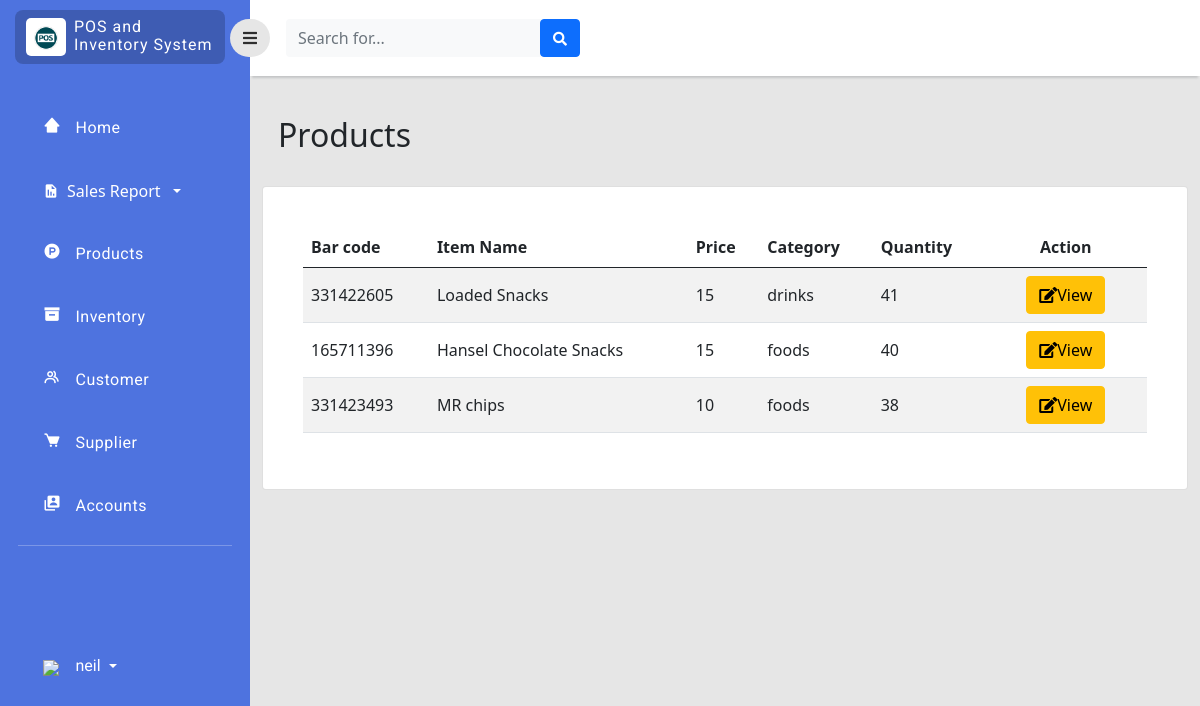
Page /php/product.php (signed in) on the earlier database version.
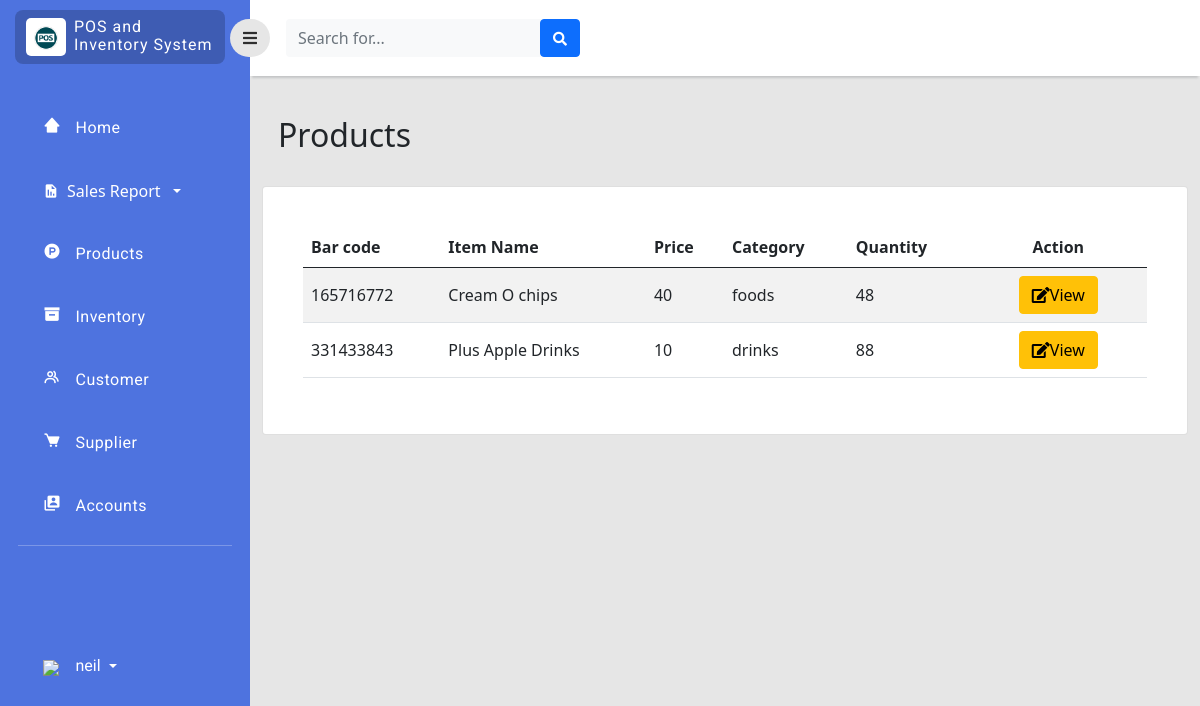
Same page on the later database version.
### tables this page shows
CREATE TABLE `inventory` (
  `item_id` bigint(11) NOT NULL,
  `bar_code` bigint(11) NOT NULL,
  `item_name` varchar(255) NOT NULL,
  `quantity` int(11) NOT NULL,
  `price` double NOT NULL,
  `orignal_price` double NOT NULL,
  `profit` double NOT NULL,
  `on_hand` int(11) NOT NULL,
  `category_id` int(11) NOT NULL,
  `supplier_id` int(11) NOT NULL,
  `stock_in` date NOT NULL,
  `date_expired` date NOT NULL
);

CREATE TABLE `category` (
  `category_id` int(11) NOT NULL,
  `category_name` enum('foods','drinks') NOT NULL
);

### php/product.php (the view, shortened to what this page needs)
<?php
include 'connection.php';
?>
<!doctype html>
<html lang="en">
  <head>
    <link href="https://cdn.jsdelivr.net/npm/bootstrap@5.0.2/dist/css/bootstrap.min.css" rel="stylesheet"
>
    <link rel="stylesheet" type="text/css" href="../style/dash.css">
    <link
      href="https://cdnjs.cloudflare.com/ajax/libs/font-awesome/5.15.1/css/all.min.css"
      rel="stylesheet"
    />
    <link href='https://unpkg.com/boxicons@2.1.2/css/boxicons.min.css' rel='stylesheet'>
    </head>
    <body>
    <div class="page">
        <div class="sidebar">
            <div class="sidebar-header">
                <div class="sidebar-logo-container">
                    <div class="logo-container">
                        <img class="logo-sidebar" src="../image/logo.png" />
                    </div>
                    <div class="sys-name-container mt-2">
                        <p class="sys-name">
                            POS and <br>
                            <span class="brand-subname">
                            Inventory System
                            </span>
                        </p>
                    </div>
                </div>
            </div>
            <div class="sidebar-body">
                <ul class="navigation-list">
                    <li class="navigation-list-item">
                        <a class="navigation-link" href="dashboard.php">
                            <div class="row">
                                <div class="col-2">
                                    <i class='bx bxs-home-alt-2'></i>
                                </div>
                                <div class="col-9">
                                    Home
                                </div>
                            </div>
                        </a>
                    </li>
                    <li class="navigation-list-item">
                        <a href="#submenu1" data-bs-toggle="collapse" class="d-flex align-items-center text-white text-decoration-none dropdown-toggle" >
                            <i class='bx bxs-report bi'></i><span class="mx-2 text-white">Sales Report</span></a>
                    </li>
                    <li class="navigation-list-item">
                        <a class="navigation-link" href="product.php">
                            <div class="row">
                                <div class="col-2">
                                    <i class='bx bxl-product-hunt' ></i>
                                </div>
                                <div class="col-9">
                                    Products
                                </div>
                            </div>
                        </a>
                    </li>
                     <li class="navigation-list-item">
                        <a class="navigation-link" href="inventory.php">
                            <div class="row">
                                <div class="col-2">
                                    <i class='bx bxs-box'></i>
                                </div>
                                <div class="col-9">
                                    Inventory
                                </div>
                            </div>
                        </a>
                    </li>
                    <li class="navigation-list-item">
                        <a class="navigation-link" href="customer.php">
                            <div class="row">
                                <div class="col-2">
                                    <i class='bx bx-group'></i>
                                </div>
                                <div class="col-9">
                                    Customer
                                </div>
                            </div>
                        </a>
                    </li>
                    <li class="navigation-list-item">
                        <a class="navigation-link" href="supplier.php">
                            <div class="row">
                                <div class="col-2">
                                    <i class='bx bxs-cart' ></i>
                                </div>
                                <div class="col-9">
                                    Supplier
                                </div>
                            </div>
                        </a>
                    </li>
                    <li class="navigation-list-item">
                        <a class="navigation-link" href="user_manager.php">
                            <div class="row">
                                <div class="col-2">
                                    <i class='bx bxs-user-account'></i>
                                </div>
                                <div class="col-9">
                                    Accounts
                                </div>
                            </div>
                        </a>
                    </li>
                    <hr style="color:rgb(255, 255, 255);margin-top:10px;">
                     <li class="navigation-list-item" style="margin-top: 45%;">
                        <div class="dropdown pb-1">
                            <a href="#" class="d-flex align-items-center text-white text-decoration-none dropdown-toggle" id="dropdownUser1" data-bs-toggle="dropdown" aria-expanded="false">
                                <div class="col-2">
                                    <img src="../image/user_35px.png" />
                                </div>
                                <span class="d-none d-sm-inline mx-1"><?php echo $_SESSION["username"];  ?></span>
                            </a>
                        </div>
                    </li>
                </ul>
            </div>
        </div>
        <div class="content">
            <div class="navigationBar">
                <button id="sidebarToggle" class="btn sidebarToggle">
                    <i class="fas fa-bars"></i>
                </button>
                <form class="d-none d-sm-inline-block form-inline mr-auto ml-md-3 my-2 my-md-0 mw-100 navbar-search ms-3">
                    <div class="input-group">
                        <input type="text" class="form-control bg-light border-0 small" placeholder="Search for..."aria-label="Search" aria-describedby="basic-addon2"id="SearchMo" onkeyup="myFunction()">
                        <div class="input-group-append">
                            <button class="btn btn-primary" type="button">
                                <i class="fas fa-search fa-sm"></i>
                            </button>
                        </div>
                    </div>
                </form>
            </div>
            <div class="col py-3 d-flex justify-content-center overflow-auto">
                <div class="container-fluid">
                    <div class="row">
                        <div class="col">
                            <br>
                            <h2 class="text-dark text-start ps-3">Products</h2><br>
                        </div>
                    </div>
                    <div class="row">
                        <div class="col ">
                            <div class="card">
                                <div class="card-body rounded-3 m-4 table-responsive-lg">
                                    <table class="table table-striped align-middle" id="ProductTab">
                                        <thead>
                                            <tr>
                                                <th scope="col">Bar code</th>
                                                <th scope="col">Item Name</th>
                                                <th scope="col">Price</th>
                                                <th scope="col">Category</th>
                                                <th scope="col">Quantity</th>
                                                <th scope="col" style="text-align: center;">Action</th>
                                            </tr>
                                        </thead>
                                        <tbody>
                                            <?php
                                            $query_run = mysqli_query($con,"SELECT * FROM inventory");
                                            $sql_run = mysqli_query($con,"SELECT * FROM category,inventory WHERE(category.category_id=inventory.category_id)");
                                            $sup_run = mysqli_query($con,"SELECT * FROM supplier,inventory WHERE(supplier.supplier_id=inventory.supplier_id)");
                                            while ($row=mysqli_fetch_assoc($query_run) AND $rows=mysqli_fetch_assoc($sql_run) AND $crows=mysqli_fetch_assoc($sup_run)) { ?>
                                                <tr>
                                                    <td><?php echo $row['bar_code'];  ?></td>
                                                    <td><?php echo $row['item_name'];  ?></td>
                                                    <td><?php echo $row['price'];  ?></td>
                                                    <td><?php echo $rows['category_name'];  ?></td>
                                                    <td><?php echo $row['quantity'];  ?></td>
                                                    <td>
                                                        <div class="d-flex flex-row justify-content-center">
                                                            <button class="btn btn-warning editbtn mx-3" data-toggle="modal" type="button"><i class="fas fa-edit" data-toggle="tooltip" title="edit"></i>View</button>
                                                    </td>
                                                </tr>
                                            <?php }  ?>
                                        </tbody>
                                    </table>
                                </div>
                            </div>
                        </div>
                    </div>
                </div>
            </div>
        </div>
    </div>
</body>
</html>

### style/dash.css (style rules this page uses)
body { background-color: #e6e6e6; }
.page .sidebar { background: rgb(78, 115, 223); position: fixed; top: 0; left: 0; width: 250px; height: 100vh; overflow-y: auto; overflow-x: hidden; transition: all 0.3s ease; }
.page .content { margin-left: 250px; transition: all 0.3s ease; }
.navigationBar { background-color: white; height: 50px; display: flex; padding: 38px 0px; align-items: center; box-shadow: 0 4px 2px -2px #c5c6c7; }
.sidebarToggle { font-size: 16px; color: rgb(0, 0, 0, 0.8); margin-left: -20px; z-index: 999; border-radius: 50px; background-color: #e6e6e6; transition: all 0.3s ease; outline: none!important; box-shadow: none!important; }
.sidebar-header { padding: 10px 25px 10px 15px; }
.sidebar-logo-container { background-color: rgb(0, 0, 0, 0.2); border-radius: 8px; padding-left: 3px; display: flex; }
.logo-container { max-width: 40px; background-color: #fff; border-radius: 5px; margin: 8px; padding: 6px 8px; }
.logo-sidebar { width: 100%; height: auto; }
.sys-name { color: white; margin: 0px; line-height: 1.1rem; font-size: 16px; letter-spacing: 1px; font-family: 'Roboto', sans-serif; }
.navigation-list { list-style-type:none; padding: 0px 18px; margin-top: 30px; }
.navigation-list-item { padding: 12px 18px 12px 25px; margin: 15px 0px; border-radius: 8px; }
.navigation-link { color: #fff; letter-spacing: 0.5px; font-weight: 400; text-decoration: none; font-size: 16px; font-family: 'Roboto', sans-serif; }
.navigation-link i { font-size: 18px; color: #fff; }
.navigation-list-item .dropdown span { text-decoration: none; font-size: 16px; font-family: 'Roboto', sans-serif; }

Differences in the rows shown:
removed inventory: bar_code "331422605", item_name "Loaded Snacks", price "15", category.category_name "drinks", quantity "41"
removed inventory: bar_code "165711396", item_name "Hansel Chocolate Snacks", price "15", category.category_name "foods", quantity "40"
removed inventory: bar_code "331423493", item_name "MR chips", price "10", category.category_name "foods", quantity "38"
added inventory: bar_code "165716772", item_name "Cream O chips", price "40", category.category_name "foods", quantity "48"
added inventory: bar_code "331433843", item_name "Plus Apple Drinks", price "10", category.category_name "drinks", quantity "88"
